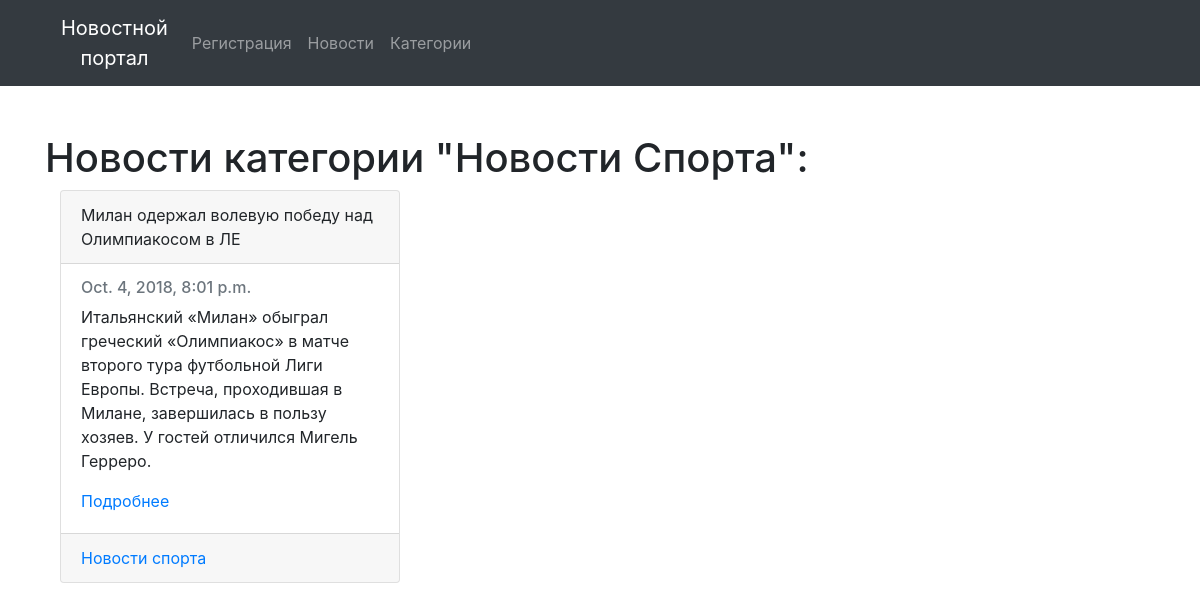
The app's page /categories/sport-news/ with its own data.
### news_portal/models.py (models this page shows, shortened)
class Tag(models.Model):
    title = models.CharField(max_length=150, db_index=True)
    slug = models.SlugField(max_length=150, unique=True)
    def get_absolute_url(self):
        return reverse('category_detail_url', kwargs={'slug': self.slug})

class Post(models.Model):
    title = models.CharField(max_length=150, db_index=True)
    slug = models.SlugField(max_length=150, blank=True, unique=True)
    body = models.TextField(blank=True, db_index=True)
    tags = models.ManyToManyField('Tag', blank=True, related_name = 'posts')
    date_pub = models.DateTimeField(auto_now_add=True)
    def get_absolute_url(self):
        return reverse('news_detail_url', kwargs={'slug': self.slug})

### news_portal/views.py (the view)
# urls.py: path('categories/<str:slug>/', category_detail, name="category_detail_url"),
def category_detail(request, slug):
    category = Tag.objects.get(slug__iexact=slug)
    return render(request, 'news_portal/category_detail.html', context={"category": category})

### news_portal/templates/news_portal/category_detail.html (shortened to what this page needs)
{% extends 'news_portal/base_news.html' %}
{% block content %}
  <div class="col-sm-12">
    <h1>Новости категории "{{ category.title|title }}":</h1>
      {% for single_news in category.posts.all %}
        <div class="col-sm-4">
          <div class="card">
            <div class="card-header">{{ single_news.title }}</div>
            <div class="card-body">
              <h6 class="card-subtitle mb-2 text-muted">{{ single_news.date_pub }}</h6>
              <p class="card-text">{{ single_news.body }}</p>
              <a href="{{ single_news.get_absolute_url }}" class="card-link">Подробнее</a>
            </div>
            <div class="card-footer text-muted">
              {% for cat in single_news.tags.all %}
                <a href="{{ cat.get_absolute_url }}">{{ cat.title }}</a>
              {% endfor %}
            </div>
          </div>
        </div>
      {% endfor %}
  </div>
{% endblock %}

### records on screen
Tag: title "Новости Спорта", title "Новости спорта"
Post: title "Милан одержал волевую победу над Олимпиакосом в ЛЕ", date_pub "Oct. 4, 2018, 8:01 p.m.", body "Итальянский «Милан» обыграл греческий «Олимпиакос» в матче второго тура футбольной Лиги Европы. Встреча, проходившая в Милане, завершилась в пользу хозяев. У гостей отличился Мигель Герреро."
